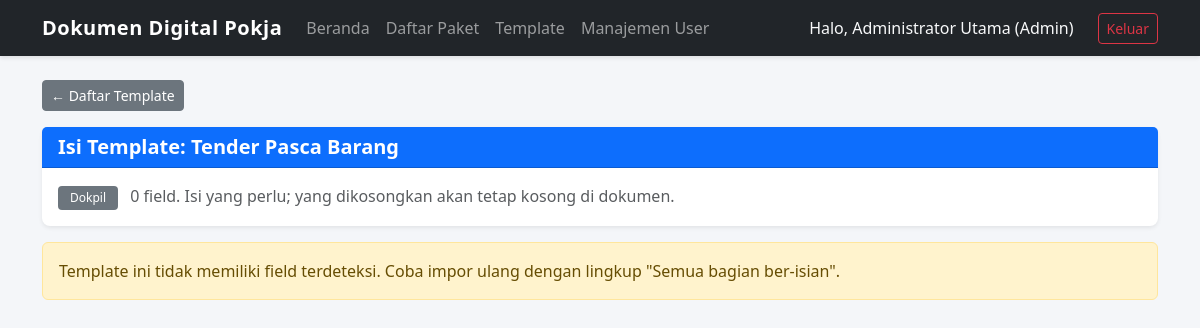
/template/1/isi (signed in), run on the app's committed database.
### core/models.py (models this page shows)
class User(db.Model, UserMixin):
    __tablename__ = 'users'
    id = db.Column(db.Integer, primary_key=True)
    username = db.Column(db.String(50), unique=True, nullable=False)
    password_hash = db.Column(db.String(255), nullable=False)
    nama_lengkap = db.Column(db.String(100), nullable=False)
    peran = db.Column(db.String(255), default='Anggota Pokmil') # Bisa menyimpan "Admin, Pokmil"
    nama_pokmil = db.Column(db.String(50), nullable=True)
    is_ketua_pokmil = db.Column(db.Boolean, default=False)
    last_login = db.Column(db.DateTime, nullable=True)

class TemplateDokpil(db.Model):
    __tablename__ = 'template_dokpil'
    id = db.Column(db.Integer, primary_key=True)
    nama = db.Column(db.String(200), nullable=False)
    kategori = db.Column(db.String(40), default='Dokpil')  # Dokpil / Dokumen Kualifikasi
    file_template = db.Column(db.String(300), nullable=False)   # nama file .docx bertoken
    original_filename = db.Column(db.String(300))
    fields_json = db.Column(db.Text)                           # JSON daftar key
    jumlah_field = db.Column(db.Integer, default=0)
    dibuat_pada = db.Column(db.DateTime, default=datetime.utcnow)

### modules/template_dokpil/routes.py (the view, shortened to what this page needs)
@template_bp.route('/<int:template_id>/isi', methods=['GET', 'POST'])
@login_required
def isi(template_id):
    t = TemplateDokpil.query.get_or_404(template_id)
    keys = json.loads(t.fields_json or '[]')
    grup = {}
    for k in keys:
        g, lbl = label_dari_key(k)
        grup.setdefault(g, []).append({'key': k, 'label': lbl})
    return render_template('template/isi.html', t=t, grup=grup, jumlah=len(keys))

### app.py (called while the page is built)
@login_manager.user_loader
def load_user(user_id):
    return db.session.get(User, int(user_id))

### templates/template/isi.html (shortened to what this page needs)
{% extends "base.html" %}
{% block content %}
<div class="mb-3"><a href="{{ url_for('template_dokpil.daftar') }}" class="btn btn-sm btn-secondary">&larr; Daftar Template</a></div>
<div class="card shadow-sm mb-3 border-primary">
    <div class="card-header bg-primary text-white"><h5 class="mb-0 fw-bold">Isi Template: {{ t.nama }}</h5></div>
    <div class="card-body">
        <span class="badge bg-secondary">{{ t.kategori }}</span>
        <span class="text-muted ms-2">{{ jumlah }} field. Isi yang perlu; yang dikosongkan akan tetap kosong di dokumen.</span>
    </div>
</div>
{% if jumlah == 0 %}
<div class="alert alert-warning">Template ini tidak memiliki field terdeteksi. Coba impor ulang dengan lingkup "Semua bagian ber-isian".</div>
{% endif %}
{% endblock %}

### templates/base.html (shortened to what this page needs)
<!DOCTYPE html>
<html lang="id">
<head>
    <link href="https://cdn.jsdelivr.net/npm/bootstrap@5.3.2/dist/css/bootstrap.min.css" rel="stylesheet">
    <link rel="stylesheet" href="{{ url_for('static', filename='css/gaya.css') }}">
</head>
<body>
    <nav class="navbar navbar-expand-lg navbar-dark bg-dark mb-4">
        <div class="container">
            <a class="navbar-brand" href="{{ url_for('beranda') }}">Dokumen Digital Pokja</a>
            <div class="collapse navbar-collapse" id="navbarNav">
                {% if current_user.is_authenticated %}
                <ul class="navbar-nav me-auto">
                    <li class="nav-item">
                        <a class="nav-link" href="{{ url_for('beranda') }}">Beranda</a>
                    </li>
                    <li class="nav-item">
                        <a class="nav-link" href="{{ url_for('paket.daftar_paket') }}">Daftar Paket</a>
                    </li>
                    {% if current_user.peran in ['Admin', 'Katim'] %}
                    <li class="nav-item">
                        <a class="nav-link" href="{{ url_for('template_dokpil.daftar') }}">Template</a>
                    </li>
                    {% endif %}
                    {% if current_user.peran == 'Admin' %}
                    <li class="nav-item">
                        <a class="nav-link" href="{{ url_for('auth.tambah_user') }}">Manajemen User</a>
                    </li>
                    {% endif %}
                </ul>
                <div class="navbar-nav">
                    <span class="nav-item nav-link text-light me-3">
                        Halo, {{ current_user.nama_lengkap }} ({{ current_user.peran }})
                    </span>
                    <a class="btn btn-outline-danger btn-sm my-auto" href="{{ url_for('auth.logout') }}">Keluar</a>
                </div>
                {% endif %}
            </div>
        </div>
    </nav>
    <div class="container">
        {% block content %}{% endblock %}
    </div>
</body>
</html>

### static/css/gaya.css (style rules this page uses)
body { background-color: #f4f6f9; font-family: 'Segoe UI', Tahoma, Geneva, Verdana, sans-serif; color: #333; }
.navbar { box-shadow: 0 2px 4px rgba(0,0,0,0.1); }
.navbar-brand { font-weight: 700; letter-spacing: 0.5px; }
.card { border: none; border-radius: 8px; }
.card-header { font-weight: 600; }
.badge { padding: 6px 12px; font-weight: 500; border-radius: 4px; }

### data on the page
User: nama_lengkap "Administrator Utama", peran "Admin"
TemplateDokpil: nama "Tender Pasca Barang", kategori "Dokpil"

### other printed values
{{ jumlah }} "0"
